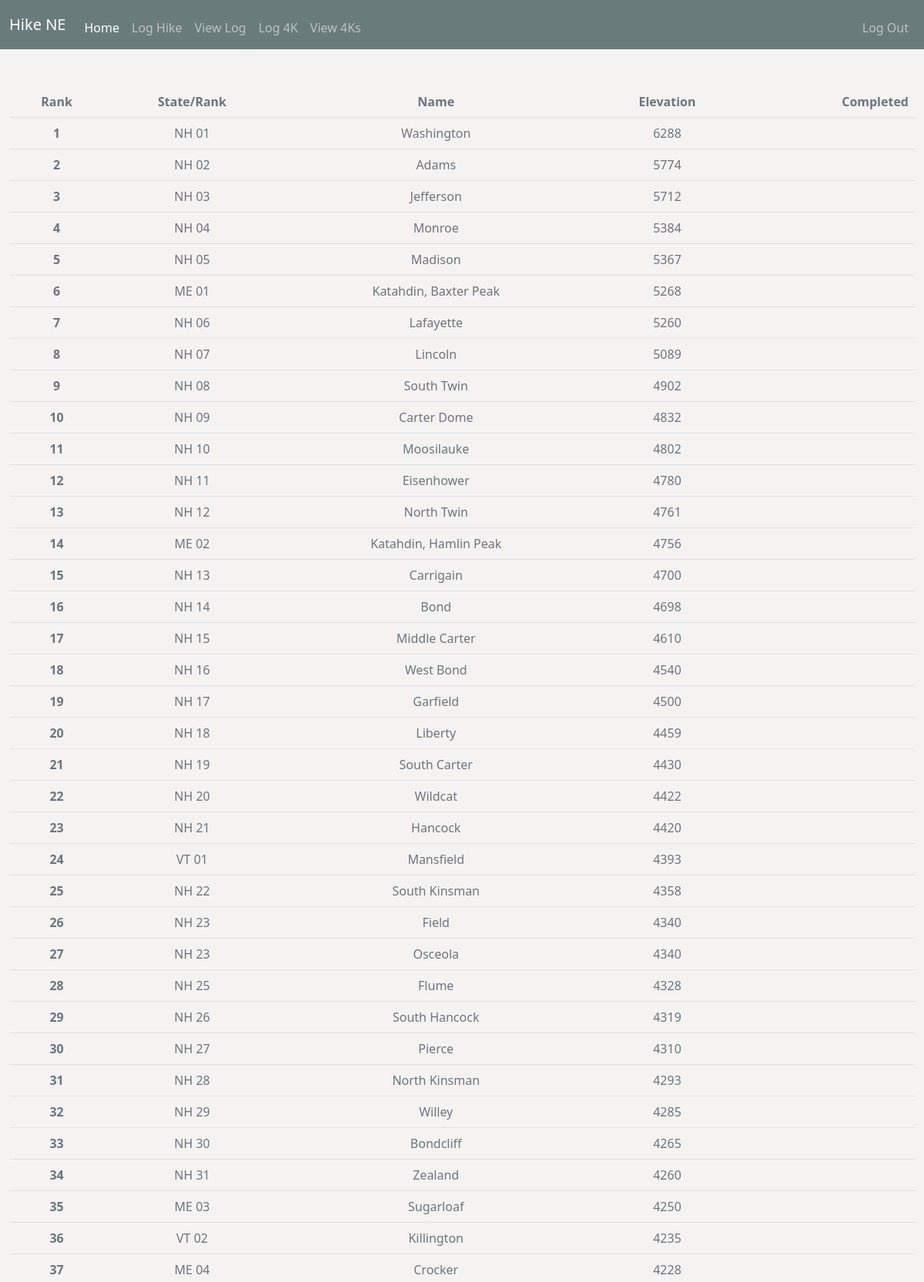
/list4000fters (signed in, upper part), run on the app's committed database.
### tables this page shows
CREATE TABLE "4000_footers" ("Rank" integer,"Name" text,"State/Rank" text,"Elevation" integer,"Completed" text);

### app.py (the view)
@app.route('/list4000fters')
@login_required
def list4000fters():
    db = get_db_connection()
    mnt_obj = db.execute('SELECT * FROM "4000_footers" ORDER BY Rank')
    mtn_list = sql_data_to_list_of_dicts(mnt_obj)
    log4000_obj = db.execute('SELECT * FROM log4000 WHERE user_id = ?', (session.get('userid'),))
    list4000 = sql_data_to_list_of_dicts(log4000_obj)
    for fourk in list4000:
        for mtn in mtn_list:
            if fourk['rank_mtn'] == mtn['Rank']:
                mtn['Completed'] = fourk['date_hiked']
    return render_template('list4000fters.html', mtn_list=mtn_list)

### app.py (called while the page is built)
@login_manager.user_loader
def load_user(user_id):
    conn = sqlite3.connect('database.db')
    curs = conn.cursor()
    curs.execute('SELECT * from users where id = ?', (user_id,))
    row = curs.fetchone()
    if row is None:
        return None
    else:
        return Users(int(row[0]), row[1], row[2], row[3])

def get_db_connection():
    conn = sqlite3.connect('database.db')
    conn.row_factory = sqlite3.Row
    return conn

@app.after_request
def after_request(response):
    response.headers["Cache-Control"] = "no-cache, no-store, must-revalidate"
    response.headers["Expires"] = 0
    response.headers["Pragma"] = "no-cache"
    return response

### helpers.py (called while the page is built)
def sql_data_to_list_of_dicts(cursor_obj):
    try:
        list_data = []
        for item in cursor_obj:
            list_data.append({k: item[k] for k in item.keys()})
        return list_data
    except Exception as e:
        print(f'Failed to execute with error: \n{e}')
        return []

### templates/list4000fters.html (shortened to what this page needs)
{% extends "layout.html" %}
{% block main %}
    <div>
        <table class="table">
            <thead class="text-muted">
                <tr>
                    <th scope="col">Rank</th>
                    <th scope="col">State/Rank</th>
                    <th scope="col">Name</th>
                    <th scope="col">Elevation</th>
                    <th class="text-end"scopt="col">Completed</th>
                </tr>
            </thead>
            <tbody class="text-muted">
                {% for mtn in mtn_list %}
                    <tr>
                        <th scope="row">{{ mtn['Rank'] }}</th>
                        <td scope="row">{{ mtn['State/Rank'] }}</td>
                        <td scope="row">{{ mtn['Name'] }}</td>
                        <td scope="row">{{ mtn['Elevation'] }}</td>
                        <td scope="row" class="text-end">{{ mtn['Completed']}}</td>
                    </tr>
                {% endfor %}
            </tbody>
        </table>
    </div>
{% endblock %}

### templates/layout.html (shortened to what this page needs)
<!doctype html>
<html lang="en">
    <head>
        <link href="https://cdn.jsdelivr.net/npm/bootstrap@5.2.2/dist/css/bootstrap.min.css" rel="stylesheet">
        <link type="text/css" href="{{ url_for('static', filename='css/styles.css') }}" rel="stylesheet">
    </head>
    <body>
        <nav class="navbar navbar-dark navbar-expand-md" style="background-color: #6a7b7c;">
            <div class="container-fluid">
                <a class="navbar-brand" href="/">Hike NE</a>
                <div class="collapse navbar-collapse" id="navbarNav">
                    {% if session["userid"] %}
                        <ul class="navbar-nav me-auto mt-2">
                            <li class="nav-item"><a class="nav-link active" aria-current="page" href="/home">Home</a></li>
                            <li class="nav-item"><a class="nav-link" href="/loghike">Log Hike</a></li>
                            <li class="nav-item"><a class="nav-link" href="/viewlog">View Log</a></li>
                            <li class="nav-item"><a class="nav-link" href="/log4000fter">Log 4K</a></li>
                            <li class="nav-item"><a class="nav-link" href="/list4000fters">View 4Ks</a></li>
                        </ul>
                        <ul class="navbar-nav ms-auto mt-2">
                            <li class="nav-item"><a class="nav-link" href="/logout">Log Out</a></li>
                        </ul>
                    {% endif %}
                </div>
            </div>
        </nav>
        <main class="container-fluid py-5 text-center">
            {% block main %}{% endblock %}
        </main>
    </body>
</html>

### static/css/styles.css (style rules this page uses)
body { background-color: #f5f3f2; }

### data on the page
4000_footers: Rank "1", mtn "NH 01", Name "Washington", Elevation "6288"
4000_footers: Rank "2", mtn "NH 02", Name "Adams", Elevation "5774"
4000_footers: Rank "3", mtn "NH 03", Name "Jefferson", Elevation "5712"
4000_footers: Rank "4", mtn "NH 04", Name "Monroe", Elevation "5384"
4000_footers: Rank "5", mtn "NH 05", Name "Madison", Elevation "5367"
4000_footers: Rank "6", mtn "ME 01", Name "Katahdin, Baxter Peak", Elevation "5268"
4000_footers: Rank "7", mtn "NH 06", Name "Lafayette", Elevation "5260"
4000_footers: Rank "8", mtn "NH 07", Name "Lincoln", Elevation "5089"
4000_footers: Rank "9", mtn "NH 08", Name "South Twin", Elevation "4902"
4000_footers: Rank "10", mtn "NH 09", Name "Carter Dome", Elevation "4832"
4000_footers: Rank "11", mtn "NH 10", Name "Moosilauke", Elevation "4802"
4000_footers: Rank "12", mtn "NH 11", Name "Eisenhower", Elevation "4780"
4000_footers: Rank "13", mtn "NH 12", Name "North Twin", Elevation "4761"
4000_footers: Rank "14", mtn "ME 02", Name "Katahdin, Hamlin Peak", Elevation "4756"
4000_footers: Rank "15", mtn "NH 13", Name "Carrigain", Elevation "4700"
4000_footers: Rank "16", mtn "NH 14", Name "Bond", Elevation "4698"
4000_footers: Rank "17", mtn "NH 15", Name "Middle Carter", Elevation "4610"
4000_footers: Rank "18", mtn "NH 16", Name "West Bond", Elevation "4540"
4000_footers: Rank "19", mtn "NH 17", Name "Garfield", Elevation "4500"
4000_footers: Rank "20", mtn "NH 18", Name "Liberty", Elevation "4459"
4000_footers: Rank "21", mtn "NH 19", Name "South Carter", Elevation "4430"
4000_footers: Rank "22", mtn "NH 20", Name "Wildcat", Elevation "4422"
4000_footers: Rank "23", mtn "NH 21", Name "Hancock", Elevation "4420"
4000_footers: Rank "24", mtn "VT 01", Name "Mansfield", Elevation "4393"
4000_footers: Rank "25", mtn "NH 22", Name "South Kinsman", Elevation "4358"
4000_footers: Rank "26", mtn "NH 23", Name "Field", Elevation "4340"
4000_footers: Rank "27", mtn "NH 23", Name "Osceola", Elevation "4340"
4000_footers: Rank "28", mtn "NH 25", Name "Flume", Elevation "4328"
4000_footers: Rank "29", mtn "NH 26", Name "South Hancock", Elevation "4319"
4000_footers: Rank "30", mtn "NH 27", Name "Pierce", Elevation "4310"
4000_footers: Rank "31", mtn "NH 28", Name "North Kinsman", Elevation "4293"
4000_footers: Rank "32", mtn "NH 29", Name "Willey", Elevation "4285"
4000_footers: Rank "33", mtn "NH 30", Name "Bondcliff", Elevation "4265"
4000_footers: Rank "34", mtn "NH 31", Name "Zealand", Elevation "4260"
4000_footers: Rank "35", mtn "ME 03", Name "Sugarloaf", Elevation "4250"
4000_footers: Rank "36", mtn "VT 02", Name "Killington", Elevation "4235"
4000_footers: Rank "37", mtn "ME 04", Name "Crocker", Elevation "4228"
